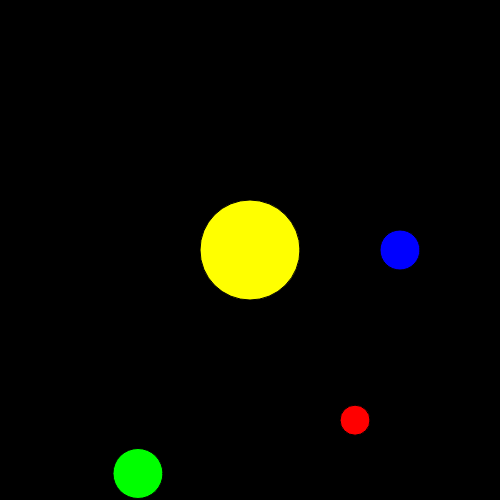
Frame 1 (no input)
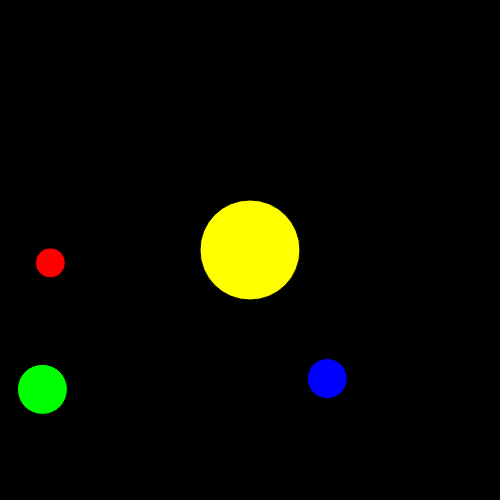
Frame 60 (no input)
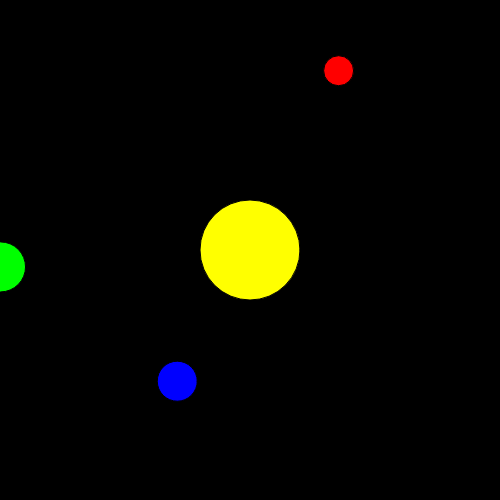
Frame 120 (the mouse pressed at the canvas centre since frame 60)

The p5.js sketch that drew these frames (run headless with seeded random() and noise() and a simulated clock; from frame 60 on, the mouse is pressed at the canvas centre):

// p5.js sketch
// ── sketch.js

let sunRadius = 50;
let planetRadius1 = 20;
let planetRadius2 = 15;
let planetRadius3 = 25;
let angle1 = 0;
let angle2 = 45; // Initial angle for the second planet
let angle3 = 90; // Initial angle for the third planet
let orbitRadius1 = 150;
let orbitRadius2 = 200; // Orbit radius for the second planet
let orbitRadius3 = 250; // Orbit radius for the third planet

function setup() {
  createCanvas(500, 500);
}

function draw() {
  background(0);

  // Draw the sun in the center
  fill(255, 255, 0);
  ellipse(width / 2, height / 2, sunRadius * 2, sunRadius * 2);

  // Calculate and draw the first planet
  let planetX1 = width / 2 + orbitRadius1 * cos(angle1);
  let planetY1 = height / 2 + orbitRadius1 * sin(angle1);
  fill(0, 0, 255);
  ellipse(planetX1, planetY1, planetRadius1 * 2, planetRadius1 * 2);

  // Calculate and draw the second planet
  let planetX2 = width / 2 + orbitRadius2 * cos(angle2);
  let planetY2 = height / 2 + orbitRadius2 * sin(angle2);
  fill(255, 0, 0);
  ellipse(planetX2, planetY2, planetRadius2 * 2, planetRadius2 * 2);

  // Calculate and draw the third planet
  let planetX3 = width / 2 + orbitRadius3 * cos(angle3);
  let planetY3 = height / 2 + orbitRadius3 * sin(angle3);
  fill(0, 255, 0);
  ellipse(planetX3, planetY3, planetRadius3 * 2, planetRadius3 * 2);

  // Update the angles for the planets' orbits
  angle1 += radians(1);
  angle2 += radians(2); // Adjust the speed of the second planet's orbit
  angle3 += radians(0.5); // Adjust the speed of the third planet's orbit
}
